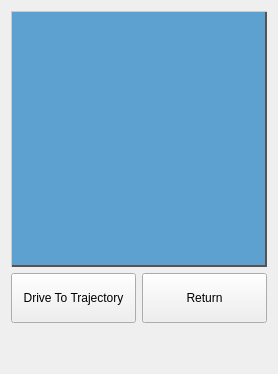
              <widget class="QWidget" name="tabGuidance">
               <attribute name="title">
                <string>Guidance</string>
               </attribute>
               <layout class="QGridLayout" name="gridLayout_21">
                <item row="0" column="0" colspan="2">
                 <layout class="QHBoxLayout" name="horizontalLayout_15">
                  <item>
                   <widget class="QPushButton" name="pushButton_6">
                    <property name="minimumSize">
                     <size>
                      <width>256</width>
                      <height>256</height>
                     </size>
                    </property>
                    <property name="maximumSize">
                     <size>
                      <width>256</width>
                      <height>256</height>
                     </size>
                    </property>
                    <property name="autoFillBackground">
                     <bool>false</bool>
                    </property>
                    <property name="styleSheet">
                     <string notr="true">QPushButton{
background-image:url(C:/Leon/image/stop-sign.png);
background-color: rgb(93, 161, 209);
border-left:1px solid #ccc;
border-top:1px solid #ccc;
border-right:2px solid #555;
border-bottom:2px solid #555;
}

QPushButton:pressed{
/*margin-top:2px;
margin-left:1px;*/
border-left:2px solid #555;
border-top:2px solid #555;
border-right:1px solid #ccc;
border-bottom:1px solid #ccc;
}</string>
                    </property>
                    <property name="text">
                     <string/>
                    </property>
                   </widget>
                  </item>
                 </layout>
                </item>
                <item row="1" column="0">
                 <widget class="QPushButton" name="pushButton">
                  <property name="minimumSize">
                   <size>
                    <width>0</width>
                    <height>50</height>
                   </size>
                  </property>
                  <property name="text">
                   <string>Drive To Trajectory</string>
                  </property>
                 </widget>
                </item>
                <item row="1" column="1">
                 <widget class="QPushButton" name="pushButton_8">
                  <property name="minimumSize">
                   <size>
                    <width>0</width>
                    <height>50</height>
                   </size>
                  </property>
                  <property name="text">
                   <string>Return</string>
                  </property>
                 </widget>
                </item>
                <item row="2" column="0">
                 <spacer name="verticalSpacer_10">
                  <property name="orientation">
                   <enum>Qt::Vertical</enum>
                  </property>
                  <property name="sizeHint" stdset="0">
                   <size>
                    <width>20</width>
                    <height>40</height>
                   </size>
                  </property>
                 </spacer>
                </item>
               </layout>
              </widget>
